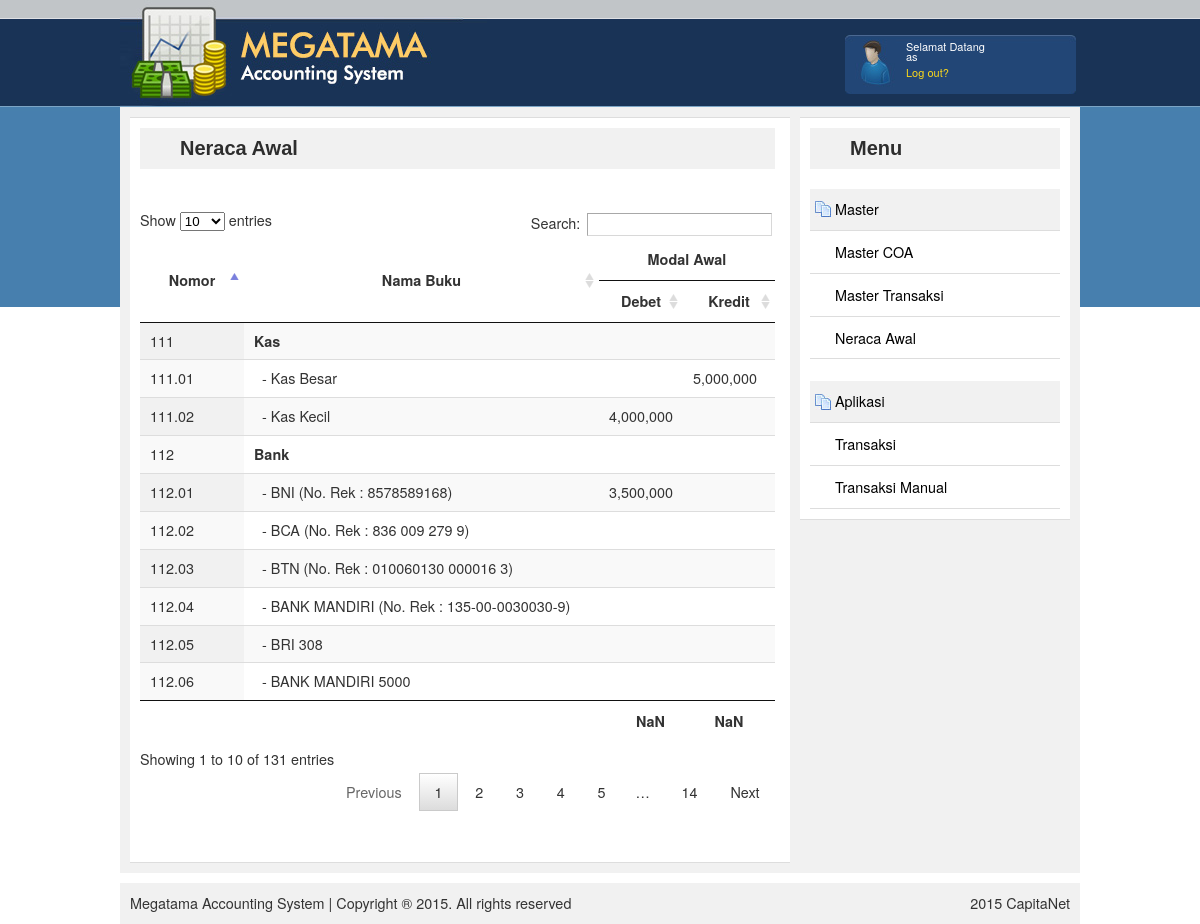
The app's page /home.php?hal=master/rekap_modal with its own data.
### tables this page shows
CREATE TABLE `tb_coa` (
  `id` int(3) NOT NULL auto_increment,
  `nomor` varchar(15) NOT NULL,
  `nama` varchar(50) NOT NULL,
  `parent` varchar(15) NOT NULL,
  `tingkat` int(1) NOT NULL,
  `klarifikasi` int(3) NOT NULL,
  `modal` double NOT NULL,
  `tipe` int(1) NOT NULL,
  PRIMARY KEY  (`id`)
);

### master/rekap_modal.php (the view, shortened to what this page needs)
<head>
<link rel="stylesheet" type="text/css" href="datatables/media/css/jquery.dataTables.css">
<link rel="stylesheet" type="text/css" href="datatables/resources/syntax/shCore.css">
<link rel="stylesheet" type="text/css" href="datatables/resources/demo.css">
</head>
<?php
$gol = mysql_query("SELECT * from tb_coa order by nomor asc");
?>
<table width="635" border="0" cellspacing="0" cellpadding="0">
  <tr>
    <td><h2 class="ico_mug">Neraca Awal</h2></td>
  </tr>
  <tr>
    <td>&nbsp;</td>
  </tr>
  <tr>
    <td><table id="example" class="display" cellspacing="0" width="100%">
      <thead>
        <tr>
          <th rowspan="2"><br />Nomor</th>
          <th rowspan="2"><br />Nama Buku</th>
          <th colspan="2">Modal Awal</th>
          </tr>
        <tr>
          <th>Debet</th>
          <th>Kredit</th>
        </tr>
      </thead>
      <tfoot>
        <tr>
          <th style="text-align:right">&nbsp;</th>
          <th style="text-align:right">&nbsp;</th>
          <th style="text-align:right">&nbsp;</th>
          <th></th>
        </tr>
      </tfoot>
      <tbody>
      <?
		while ($ambil = mysql_fetch_assoc($gol))
		{
		?>
        <tr>
          <td><? echo $ambil['nomor'];?></td>
          <td><span class="table_date">
            <?
          if ($ambil['tingkat']=='2')
		  echo "&nbsp;&nbsp;- ";
		  if ($ambil['tingkat']=='1')
		  echo "<b>";
		  echo $ambil['nama'];
		  if ($ambil['tingkat']=='1')
		  echo "</b>";
		  ?>
          </span></td>
          <td><?
          if ($ambil['modal']!='0' && $ambil['tipe']=='1')
		  {
		  		echo number_format($ambil['modal']);
		  }?></td>
          <td><?
          if ($ambil['modal']!='0' && $ambil['tipe']=='2')
		  {
		  		echo number_format($ambil['modal']);
		  }?></td>
        </tr>
        <?
		}
		?>
      </tbody>
    </table></td>
  </tr>
  <tr>
    <td>&nbsp;</td>
  </tr>
  <tr>
    <td>&nbsp;</td>
  </tr>
</table>

### css/style.css (style rules this page uses)
html, body, div, span, applet, object, iframe, p, blockquote, pre, a, abbr, acronym, address, big, cite, code, del, dfn, em, font, img, ins, kbd, q, s, samp, small, strike, strong, sub, sup, tt, var, b, u, i, center, dl, dt, dd, ol, ul, li, fieldset, form, label, legend, table, caption, tbody, tfoot, thead, tr, th, td { margin: 0; padding: 0; border: 0; outline: 0; font-size: 100%; vertical-align: baseline;background: transparent; }
body { line-height: 1; }
table { border-collapse: collapse;border-spacing: 0; }
body { font-size:12px;font-family: Arial, Helvetica, sans-serif;color:#000;background:url(../img/bg.jpg) repeat-x #4780ae;line-height:16px; }
h2 { color:#2d2d2d;font-family: Arial, Helvetica, sans-serif;font-size:20px;padding:10px;margin:0px; }
.ico_mug { background:url(../img/ico_mug.png) no-repeat 5px center #f1f1f1; padding-left:40px;margin-bottom:20px; }
.odd { background:#eee;border-top:1px solid #DDDDDD;padding:3px; }
.even { border-top:1px solid #DDDDDD;padding:3px; }

### datatables/examples/resources/demo.css (style rules this page uses)
body { font: 90%/1.45em "Helvetica Neue", HelveticaNeue, Arial, Helvetica, sans-serif; margin: 0; padding: 0; color: #333; background-color: #fff; }

### records on screen
tb_coa: nomor "111", nama "Kas"
tb_coa: nomor "111.01", nama "Kas Besar", modal "5,000,000"
tb_coa: nomor "111.02", nama "Kas Kecil", modal "4,000,000"
tb_coa: nomor "112", nama "Bank"
tb_coa: nomor "112.01", nama "BNI (No. Rek : 8578589168)", modal "3,500,000"
tb_coa: nomor "112.02", nama "BCA (No. Rek : 836 009 279 9)"
tb_coa: nomor "112.03", nama "BTN (No. Rek : 010060130 000016 3)"
tb_coa: nomor "112.04", nama "BANK MANDIRI (No. Rek : 135-00-0030030-9)"
tb_coa: nomor "112.05", nama "BRI 308"
tb_coa: nomor "112.06", nama "BANK MANDIRI 5000"

### other values on screen
$footer "Megatama Accounting System | Copyright ® 2015. All rights reserved"
